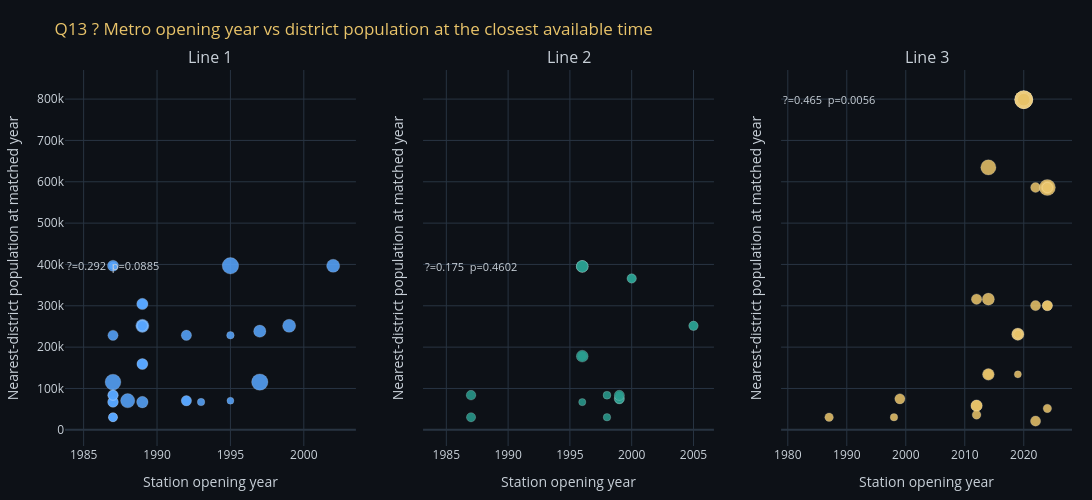

Here is the notebook cell this chart was saved with:
### Markdown cell above
<div style="background:rgba(88,166,255,0.06);border-left:3px solid #58A6FF;padding:14px 20px;border-radius:0 6px 6px 0;margin:16px 0;width:calc(100% - 32px);max-width:calc(100% - 32px);box-sizing:border-box;overflow-x:auto;overflow-wrap:anywhere;word-break:break-word;white-space:normal;">
 <span style="font-family:'Share Tech Mono',monospace;color:#58A6FF;font-size:.85em;letter-spacing:.15em;max-width:100%;box-sizing:border-box;overflow-wrap:anywhere;word-break:break-word;white-space:normal;">⟐ CODE EXPLANATION</span>
 <p style="margin:8px 0 0;color:#C9D1D9;line-height:1.6;max-width:100%;box-sizing:border-box;overflow-wrap:anywhere;word-break:break-word;white-space:normal;">3-panel scatter: one subplot per line, opening year on x-axis, adjacent-hex population on y-axis. Spearman ρ annotated.</p>
</div>

### Code cell
fig = make_subplots(rows=1, cols=3, subplot_titles=['Line 1', 'Line 2', 'Line 3'], shared_yaxes=True)
colors_l = {'Line 1': '#58A6FF', 'Line 2': '#2A9D8F', 'Line 3': '#E9C46A'}
for idx, line in enumerate(['Line 1', 'Line 2', 'Line 3']):
    sub = metro_pts[metro_pts.line == line].dropna(subset=['station_pop_at_opening', 'opening_year'])
    fig.add_trace(go.Scatter(
        x=sub['opening_year'],
        y=sub['station_pop_at_opening'],
        mode='markers',
        marker=dict(
            color=colors_l[line],
            size=np.clip(sub['nearest_district_km'] * 2.5 + 7, 7, 18),
            opacity=.86,
            line=dict(color='rgba(255,255,255,0.35)', width=0.6),
        ),
        customdata=np.stack([sub['nearest_district'], sub['matched_pop_year'], sub['nearest_district_km']], axis=-1),
        hovertemplate='<b>%{text}</b><br>Opened: %{x}<br>Matched district pop: %{y:,.0f}<br>Nearest district: %{customdata[0]}<br>Population year: %{customdata[1]}<br>Station-centroid distance: %{customdata[2]:.1f} km<extra></extra>',
        name=line,
        text=sub['station_en'],
        showlegend=False,
    ), row=1, col=idx + 1)
    if not corr_df[corr_df.line == line].empty and len(sub):
        rr = corr_df[corr_df.line == line].iloc[0]
        fig.add_annotation(
            xref=f'x{idx+1}', yref=f'y{idx+1}',
            x=sub['opening_year'].min(), y=sub['station_pop_at_opening'].max(),
            text=f"?={rr.spearman_rho}  p={rr.p_value}",
            showarrow=False, font=dict(color=TXT, size=11), align='left'
        )
fig.update_layout(
    template='plotly_dark', paper_bgcolor=BG, plot_bgcolor=BG,
    title=dict(text='Q13 ? Metro opening year vs district population at the closest available time', font=dict(color='#E9C46A')),
    font=dict(color=TXT), height=500, width=1100,
    margin=dict(l=20, r=20, t=70, b=40)
)
fig.update_xaxes(title='Station opening year', color=TXT)
fig.update_yaxes(title='Nearest-district population at matched year', color=TXT)
fig.show()

### Figure 1 — Plotly figure (JSON) as saved in the notebook; plotly's stock layout.template omitted (floating-point values rounded to 4 significant figures)
{"data": [{"customdata": [["Ḥulwān [ Helwan ]", 2006, 0.1472], ["Ḥulwān [ Helwan ]", 2006, 1.629], ["Ḥulwān [ Helwan ]", 2006, 2.444], ["Ḥulwān [ Helwan ]", 2006, 3.793], ["Al-Ḥawāmidiyah", 1996, 3.779], ["Al-Ḥawāmidiyah", 1996, 3.532], ["Ṭurah [ Tura ]", 1996, 1.186], ["Ṭurah [ Tura ]", 1996, 0.1912], ["Ṭurah [ Tura ]", 1996, 1.477], ["Al-Ma'ādī [ Maadi ]", 1996, 0.9209], ["Al-Ma'ādī [ Maadi ]", 1996, 0.002412], ["Al-Ma'ādī [ Maadi ]", 1996, 1.352], ["Al-Ma'ādī [ Maadi ]", 1996, 2.901], ["Al-Jīzah [ Giza ]", 1996, 2.121], ["Miṣr al-Qadīmah [ Old Cairo ]", 1996, 1.332], ["Miṣr al-Qadīmah [ Old Cairo ]", 1996, 0.2335], ["Miṣr al-Qadīmah [ Old Cairo ]", 1996, 1.32], ["Shubrā", 1996, 1.475], ["Shubrā", 1996, 1.057], ["Al-Azbakiyah [ Azbakeya ]", 1996, 0.6356], ["Al-Azbakiyah [ Azbakeya ]", 1996, 0.4923], ["Al-Azbakiyah [ Azbakeya ]", 1996, 0.895], ["Aẓ-Ẓāhir", 1996, 1.816], ["Hada'iq al-Qubbah", 1996, 0.7159], ["Hada'iq al-Qubbah", 1996, 0.5051], ["Hada'iq al-Qubbah", 1996, 1.215], ["Hada'iq al-Qubbah", 1996, 1.745], ["Az-Zaytūn [ Zeitoun ]", 1996, 1.158], ["Az-Zaytūn [ Zeitoun ]", 1996, 0.5375], ["Az-Zaytūn [ Zeitoun ]", 1996, 1.024], ["Az-Zaytūn [ Zeitoun ]", 1996, 1.631], ["Al-Marj [ El Marg ]", 1996, 2.475], ["Al-Marj [ El Marg ]", 1996, 1.7], ["Al-Marj [ El Marg ]", 1996, 1.331], ["Al-Marj [ El Marg ]", 1996, 2.439]], "hovertemplate": "<b>%{text}</b><br>Opened: %{x}<br>Matched district pop: %{y:,.0f}<br>Nearest district: %{customdata[0]}<br>Population year: %{customdata[1]}<br>Station-centroid distance: %{customdata[2]:.1f} km<extra></extra>", "marker": {"color": "#58A6FF", "line": {"color": "rgba(255,255,255,0.35)", "width": 0.6}, "opacity": 0.86, "size": [7.368, 11.07, 13.11, 16.48, 16.45, 15.83, 9.965, 7.478, 10.69, 9.302, 7.006, 10.38, 14.25, 12.3, 10.33, 7.584, 10.3, 10.69, 9.642, 8.589, 8.231, 9.238, 11.54, 8.79, 8.263, 10.04, 11.36, 9.896, 8.344, 9.56, 11.08, 13.19, 11.25, 10.33, 13.1]}, "mode": "markers", "name": "Line 1", "showlegend": false, "text": ["Helwan", "Ain Helwan", "Helwan University metro station", "Wadi Hof", "Hadayek Helwan", "El-Maasara", "Tora El-Asmant", "Kozzika", "Tora El-Balad", "Sakanat El-Maadi", "Maadi", "Hadayek El-Maadi", "Dar El-Salam", "El-Zahraa'", "Mar Girgis ", "El-Malek El-Saleh", "Al-Sayeda Zeinab", "Saad Zaghloul", "Sadat", "Nasser", "Orabi", "Al-Shohadaa ", "Ghamra", "El-Demerdash", "Manshiet El-Sadr", "Kobri El-Qobba", "Hammamat El-Qobba", "Saray El-Qobba", "Hadayeq El-Zaitoun", "Helmeyet El-Zaitoun", "El-Matareyya", "Ain Shams", "Ezbet El-Nakhl", "El-Marg", "New El-Marg"], "type": "scatter", "x": [1987, 1987, 2002, 1995, 1997, 1987, 1987, 1993, 1987, 1992, 1995, 1992, 1988, 1997, 1992, 1995, 1987, 1987, 1987, 1987, 1987, 1987, 1989, 1989, 1989, 1989, 1989, 1989, 1989, 1989, 1989, 1989, 1989, 1989, 1999], "xaxis": "x", "y": [396800.0, 396800.0, 396800.0, 396800.0, 115400.0, 115400.0, 67270.0, 67270.0, 67270.0, 70420.0, 70420.0, 70420.0, 70420.0, 238600.0, 228700.0, 228700.0, 228700.0, 83750.0, 83750.0, 30380.0, 30380.0, 30380.0, 67030.0, 304500.0, 304500.0, 304500.0, 304500.0, 159200.0, 159200.0, 159200.0, 159200.0, 251600.0, 251600.0, 251600.0, 251600.0], "yaxis": "y"}, {"customdata": [["Al-Jīzah [ Giza ]", 2006, 0.6305], ["Al-Jīzah [ Giza ]", 2006, 0.9893], ["Al-'Umrāniyah", 2017, 0.5561], ["Al-'Umrāniyah", 2017, 0.3011], ["Al-'Umrāniyah", 2017, 0.9942], ["Būlāq", 1996, 1.3], ["Būlāq", 1996, 0.9195], ["Ad-Duqqī", 2006, 0.08582], ["Ad-Duqqī", 2006, 1.273], ["Shubrā", 1996, 1.057], ["Shubrā", 1996, 0.3566], ["Al-Azbakiyah [ Azbakeya ]", 1996, 0.2094], ["Al-Azbakiyah [ Azbakeya ]", 1996, 0.895], ["Aẓ-Ẓāhir", 1996, 0.1042], ["Rūd al-Faraj [ Rod El Farag ]", 1996, 0.01975], ["Rūd al-Faraj [ Rod El Farag ]", 1996, 0.8614], ["Rūd al-Faraj [ Rod El Farag ]", 1996, 1.939], ["Al-Warrāq", 1996, 1.942], ["Al-Warrāq", 1996, 1.919], ["Al-Warrāq", 1996, 1.868]], "hovertemplate": "<b>%{text}</b><br>Opened: %{x}<br>Matched district pop: %{y:,.0f}<br>Nearest district: %{customdata[0]}<br>Population year: %{customdata[1]}<br>Station-centroid distance: %{customdata[2]:.1f} km<extra></extra>", "marker": {"color": "#2A9D8F", "line": {"color": "rgba(255,255,255,0.35)", "width": 0.6}, "opacity": 0.86, "size": [8.576, 9.473, 8.39, 7.753, 9.486, 10.25, 9.299, 7.215, 10.18, 9.642, 7.891, 7.524, 9.238, 7.26, 7.049, 9.153, 11.85, 11.86, 11.8, 11.67]}, "mode": "markers", "name": "Line 2", "showlegend": false, "text": ["El-Mounib", "Sakiat Mekky", "Omm El-Masryeen ", "El Giza", "Faisal", "Cairo University", "El Bohoth", "Dokki", "Opera", "Sadat", "Mohamed Naguib", "Attaba", "Al-Shohadaa ", "Masarra", "Road El-Farag", "St. Teresa", "Khalafawy", "Mezallat", "Kolleyyet El-Zeraa", "Shubra El-Kheima"], "type": "scatter", "x": [2005, 2005, 2000, 2000, 2000, 1999, 1999, 1999, 1999, 1987, 1998, 1998, 1987, 1996, 1996, 1996, 1996, 1996, 1996, 1996], "xaxis": "x2", "y": [251600.0, 251600.0, 366100.0, 366100.0, 366100.0, 75100.0, 75100.0, 83430.0, 83430.0, 83750.0, 83750.0, 30380.0, 30380.0, 67030.0, 178100.0, 178100.0, 178100.0, 395300.0, 395300.0, 395300.0], "yaxis": "y2"}, {"customdata": [["Al-Marj [ El Marg ]", 2017, 7.683], ["Al-Marj [ El Marg ]", 2017, 6.06], ["Al-Marj [ El Marg ]", 2017, 5.039], ["Al-Marj [ El Marg ]", 2017, 4.117], ["Al-Marj [ El Marg ]", 2017, 3.194], ["Al-Marj [ El Marg ]", 2017, 2.279], ["An-Nuzhah", 2017, 2.146], ["An-Nuzhah", 2017, 1.622], ["An-Nuzhah", 2017, 0.5092], ["Miṣr al-Jādidah [ Heliopolis ]", 2017, 0.05831], ["Miṣr al-Jādidah [ Heliopolis ]", 2017, 1.199], ["Miṣr al-Jādidah [ Heliopolis ]", 2017, 1.923], ["Madīnat an-Naṣr 1 [ Nasr City ]", 2017, 3.326], ["Hada'iq al-Qubbah", 2017, 2.041], ["Hada'iq al-Qubbah", 2017, 1.39], ["Ad-Darb al-Aḥmar", 2017, 1.663], ["Ad-Darb al-Aḥmar", 2017, 1.736], ["Al-Jamāliyah", 2017, 0.7301], ["Al-Azbakiyah [ Azbakeya ]", 1996, 0.2094], ["Al-Azbakiyah [ Azbakeya ]", 1996, 0.6356], ["Al-Azbakiyah [ Azbakeya ]", 2023, 1.291], ["Al-'Ajūzah", 2023, 1.261], ["Imbābah [ Imbaba ]", 2023, 1.156], ["Imbābah [ Imbaba ]", 2023, 0.7235], ["Imbābah [ Imbaba ]", 2023, 0.01338], ["Imbābah [ Imbaba ]", 2023, 0.7538], ["Imbābah [ Imbaba ]", 2023, 1.933], ["Imbābah [ Imbaba ]", 2023, 2.39], ["Imbābah [ Imbaba ]", 2023, 3.661], ["Imbābah [ Imbaba ]", 2023, 1.279], ["Al-'Ajūzah", 2023, 1.182], ["Al-'Ajūzah", 2023, 1.334], ["Būlāq", 2023, 0.5745], ["Būlāq", 1996, 1.3]], "hovertemplate": "<b>%{text}</b><br>Opened: %{x}<br>Matched district pop: %{y:,.0f}<br>Nearest district: %{customdata[0]}<br>Population year: %{customdata[1]}<br>Station-centroid distance: %{customdata[2]:.1f} km<extra></extra>", "marker": {"color": "#E9C46A", "line": {"color": "rgba(255,255,255,0.35)", "width": 0.6}, "opacity": 0.86, "size": [18.0, 18.0, 18.0, 17.29, 14.98, 12.7, 12.36, 11.06, 8.273, 7.146, 9.998, 11.81, 15.31, 12.1, 10.48, 11.16, 11.34, 8.825, 7.524, 8.589, 10.23, 10.15, 9.889, 8.809, 7.033, 8.884, 11.83, 12.97, 16.15, 10.2, 9.954, 10.34, 8.436, 10.25]}, "mode": "markers", "name": "Line 3", "showlegend": false, "text": ["Adly Mansour", "El Haykestep", "Omar Ibn El-Khattab", "Qobaa", "Hesham Barakat", "El-Nozha", "Nadi El-Shams", "Alf Maskan", "Heliopolis Square", "Haroun", "Al-Ahram", "Koleyet El-Banat", "Stadium", "Fair Zone", "Abbassia", "Abdou Pasha", "El Geish", "Bab El Shaaria", "Attaba", "Nasser", "Maspero", "Safaa Hegazy", "Kit Kat", "Sudan", "Imbaba", "El-Bohy", "El-Qawmia", "Ring Road", "Rod al-Farag Corridor", "Tawfikia", "Wadi El Nile", "Gamat El Dowal", "Boulak El Dakrour", "Cairo University"], "type": "scatter", "x": [2020, 2020, 2020, 2020, 2020, 2020, 2019, 2019, 2019, 2019, 2014, 2014, 2014, 2014, 2012, 2012, 2012, 2012, 1998, 1987, 2022, 2022, 2022, 2024, 2024, 2024, 2024, 2024, 2024, 2024, 2024, 2024, 2024, 1999], "xaxis": "x3", "y": [798600.0, 798600.0, 798600.0, 798600.0, 798600.0, 798600.0, 231200.0, 231200.0, 231200.0, 134100.0, 134100.0, 134100.0, 634800.0, 316100.0, 316100.0, 58490.0, 58490.0, 36370.0, 30380.0, 30380.0, 21240.0, 300400.0, 586100.0, 586100.0, 586100.0, 586100.0, 586100.0, 586100.0, 586100.0, 586100.0, 300400.0, 300400.0, 51740.0, 75100.0], "yaxis": "y3"}], "layout": {"annotations": [{"font": {"size": 16}, "showarrow": false, "text": "Line 1", "x": 0.1444, "xanchor": "center", "xref": "paper", "y": 1, "yanchor": "bottom", "yref": "paper"}, {"font": {"size": 16}, "showarrow": false, "text": "Line 2", "x": 0.5, "xanchor": "center", "xref": "paper", "y": 1, "yanchor": "bottom", "yref": "paper"}, {"font": {"size": 16}, "showarrow": false, "text": "Line 3", "x": 0.8556, "xanchor": "center", "xref": "paper", "y": 1, "yanchor": "bottom", "yref": "paper"}, {"align": "left", "font": {"color": "#C9D1D9", "size": 11}, "showarrow": false, "text": "?=0.292  p=0.0885", "x": 1987, "xref": "x", "y": 396791, "yref": "y"}, {"align": "left", "font": {"color": "#C9D1D9", "size": 11}, "showarrow": false, "text": "?=0.175  p=0.4602", "x": 1987, "xref": "x2", "y": 395258, "yref": "y2"}, {"align": "left", "font": {"color": "#C9D1D9", "size": 11}, "showarrow": false, "text": "?=0.465  p=0.0056", "x": 1987, "xref": "x3", "y": 798646, "yref": "y3"}], "font": {"color": "#C9D1D9"}, "height": 500, "margin": {"b": 40, "l": 20, "r": 20, "t": 70}, "paper_bgcolor": "#0D1117", "plot_bgcolor": "#0D1117", "title": {"font": {"color": "#E9C46A"}, "text": "Q13 ? Metro opening year vs district population at the closest available time"}, "width": 1100, "xaxis": {"anchor": "y", "color": "#C9D1D9", "domain": [0, 0.2889], "title": {"text": "Station opening year"}}, "xaxis2": {"anchor": "y2", "color": "#C9D1D9", "domain": [0.3556, 0.6444], "title": {"text": "Station opening year"}}, "xaxis3": {"anchor": "y3", "color": "#C9D1D9", "domain": [0.7111, 1], "title": {"text": "Station opening year"}}, "yaxis": {"anchor": "x", "color": "#C9D1D9", "domain": [0, 1], "title": {"text": "Nearest-district population at matched year"}}, "yaxis2": {"anchor": "x2", "color": "#C9D1D9", "domain": [0, 1], "matches": "y", "showticklabels": false, "title": {"text": "Nearest-district population at matched year"}}, "yaxis3": {"anchor": "x3", "color": "#C9D1D9", "domain": [0, 1], "matches": "y", "showticklabels": false, "title": {"text": "Nearest-district population at matched year"}}}}
